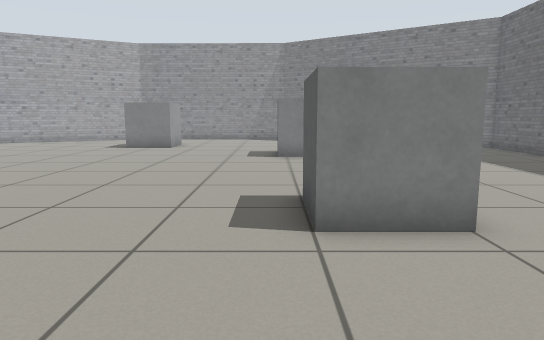
view 1 (above)

16 first-person views from a walk through a robot-simulator world made for Gazebo. The camera is 0.72 m above the floor, tilts 8° down and sees 70° across. The floor is counted in squares, 0.5 m on a side. Each view is taken from the middle of a square. On the plan, view 1 faces up. The plan holds only what a view shows up to about 16 squares ahead; the rest is blank.

view 2
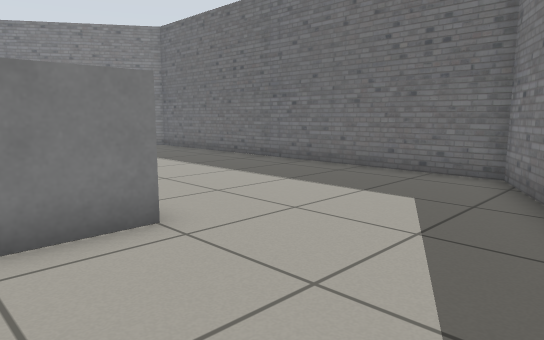

view 3
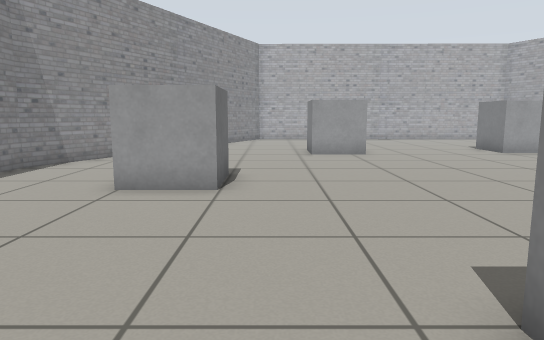

view 4
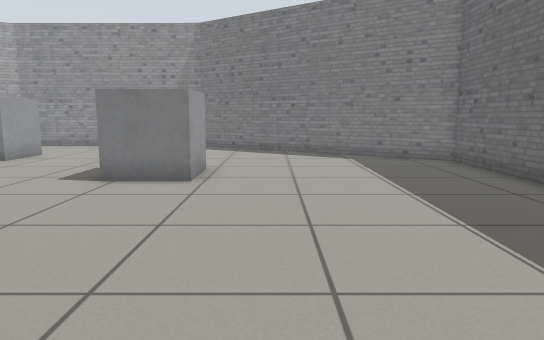

view 5
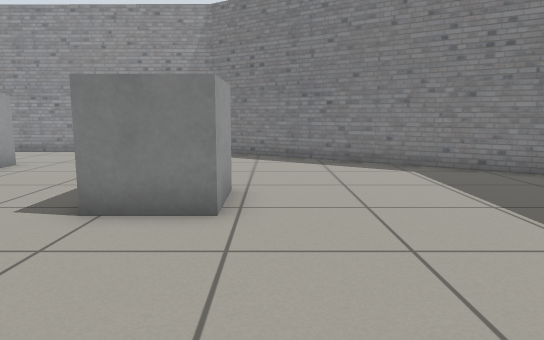

view 6
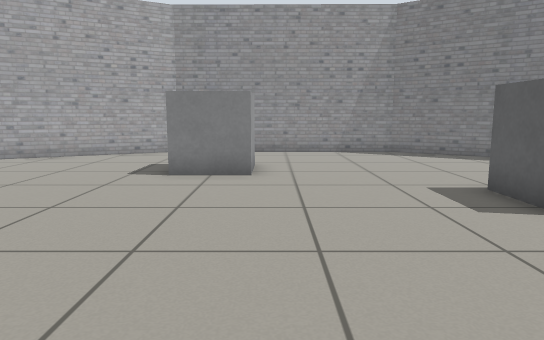

view 7
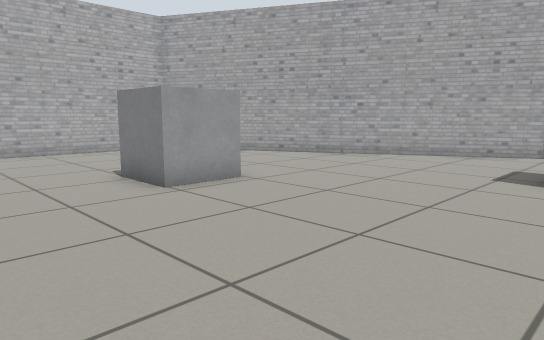

view 8
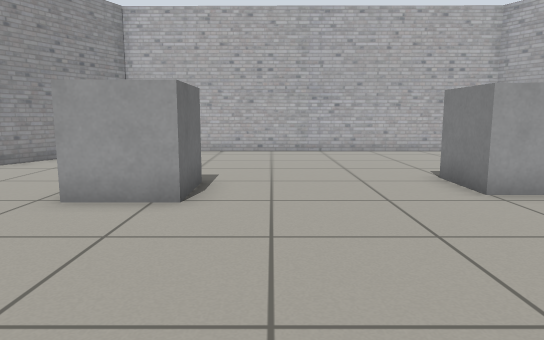

view 9
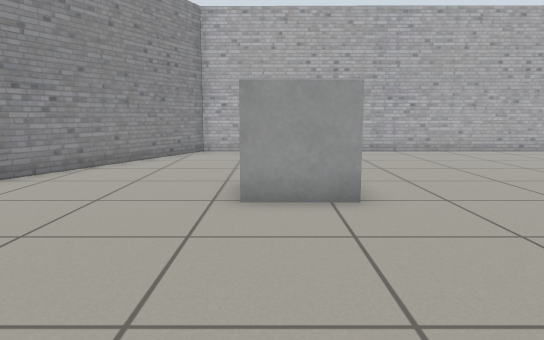

view 10
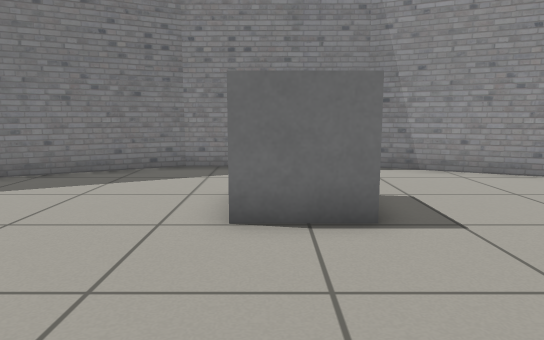

view 11
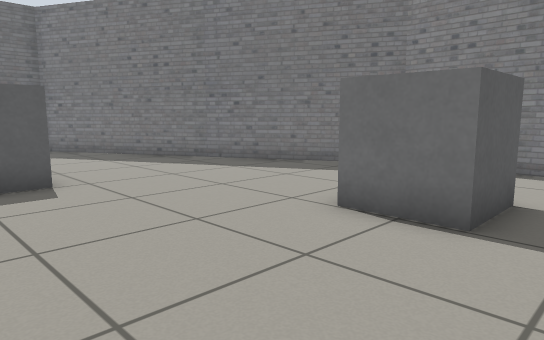

view 12
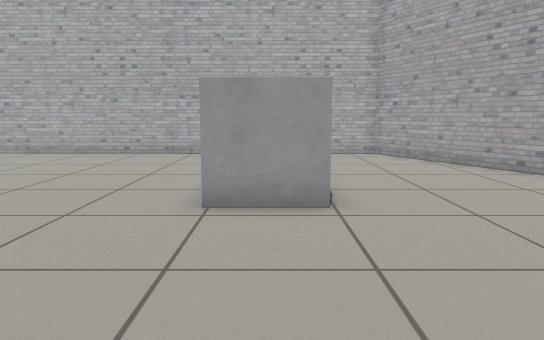

view 13
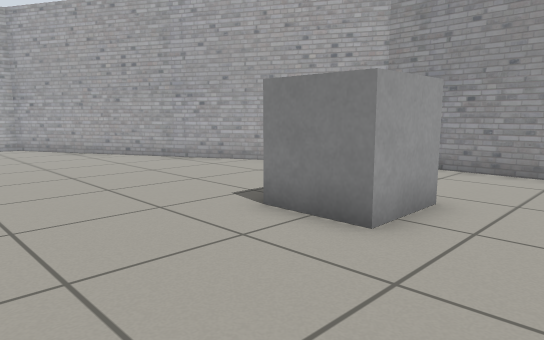

view 14
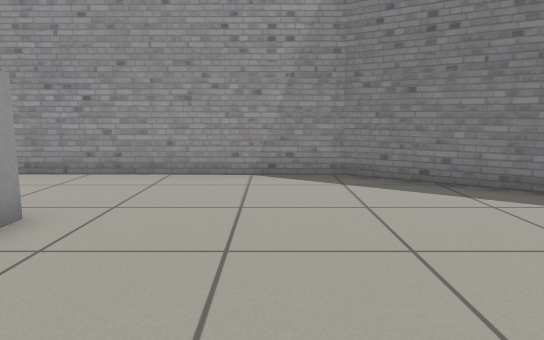

view 15
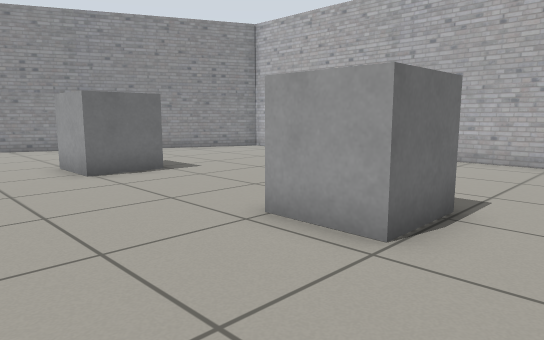

view 16
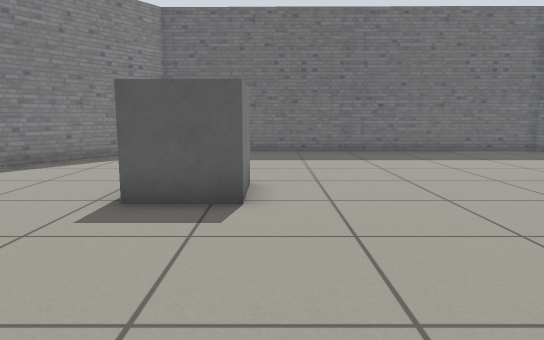

### Floor plan
Points are (right, up) in squares from view 1. A wall is a line through its corners. A room is listed if a view was taken in it or the views show most of it. See-through windows are left out.
Room 1 (views 1, 2, 3, 4, 5, 6, 7, 8, 9, 10, 11, 12, 13, 14, 15, 16)
walls: (-7.7, 23.5) (-20.6, 16.9) (-20.7, 2.3) (-7.7, -3.9) (-2.6, -3.9) (9.6, 2.4) (9.8, 17.3) (0.7, 23.4) (-7.7, 23.5)
objects: grey box (-14, 12) to (-12, 14); grey box (-13, 5) to (-12, 6); grey box (-6, 0) to (-5, 2); grey box (-6, 18) to (-5, 19); grey box (0, 14) to (2, 15); grey box (1, 5) to (2, 6)

Positions as (right, up) in squares from view 1, and headings:
1: (0, 0), facing up
2: (0, 0), facing up-right
3: (3, 3), facing left
4: (4, 5), facing up
5: (3, 8), facing up
6: (-4, 8), facing up
7: (-5, 8), facing up-left
8: (-5, 8), facing left
9: (-5, 5), facing left
10: (-5, 7), facing down
11: (-8, 7), facing down-right
12: (-6, 13), facing left
13: (-2, 13), facing up-left
14: (-1, 14), facing up
15: (-8, 16), facing down-left
16: (-6, 13), facing right
